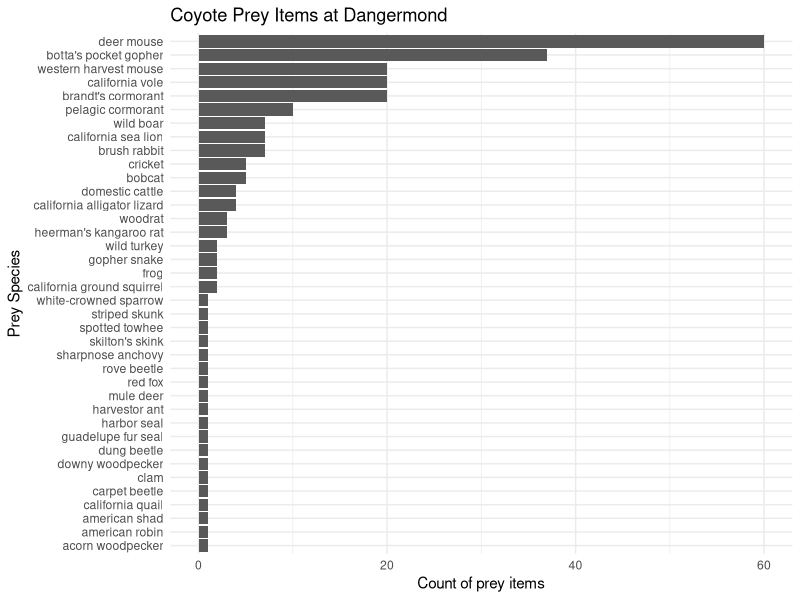
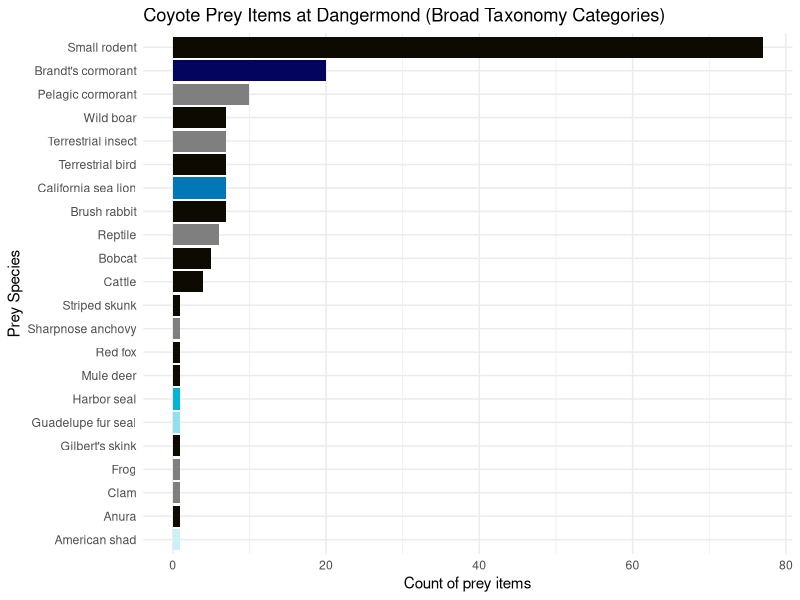
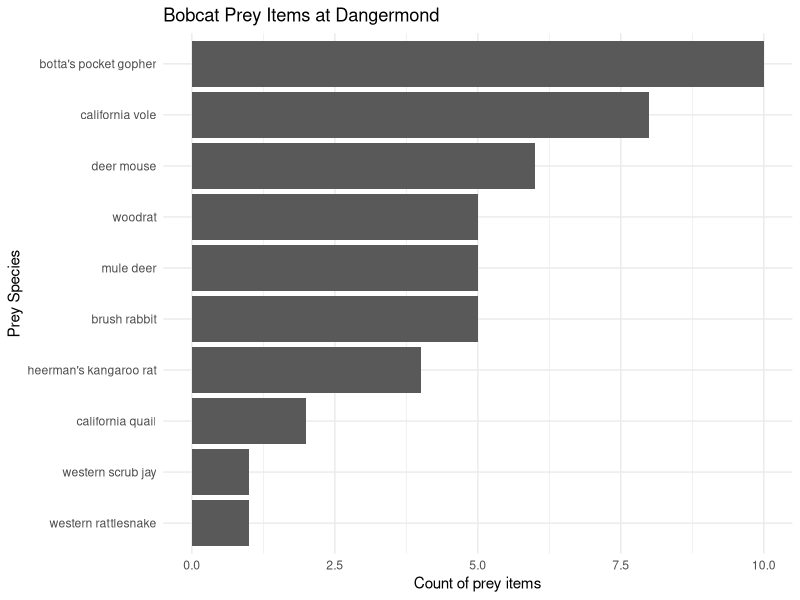
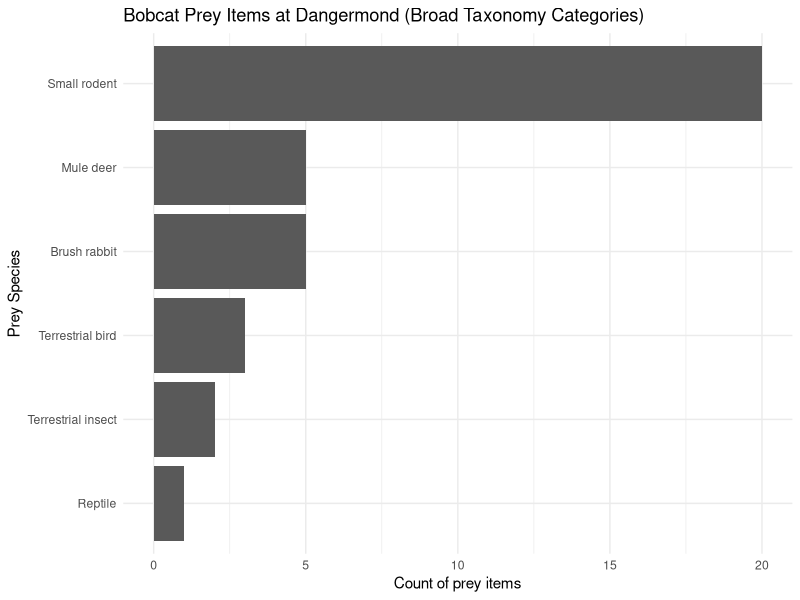
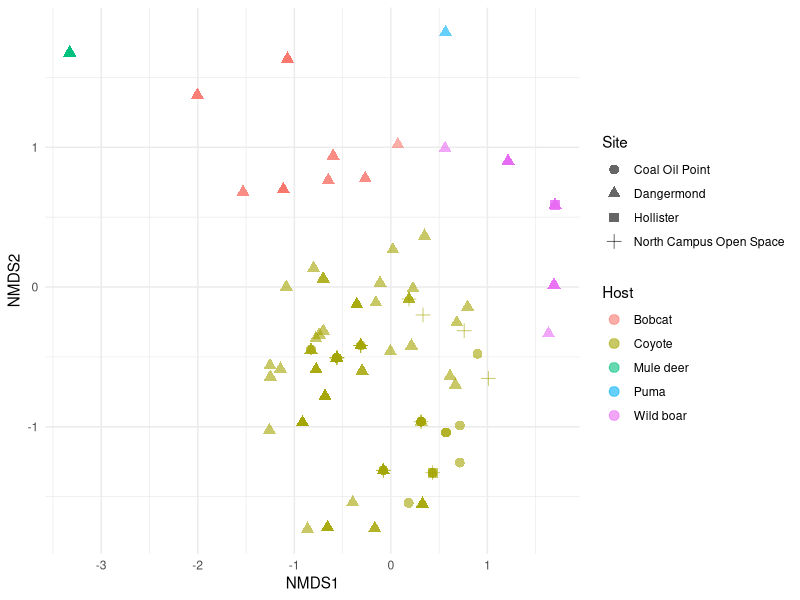
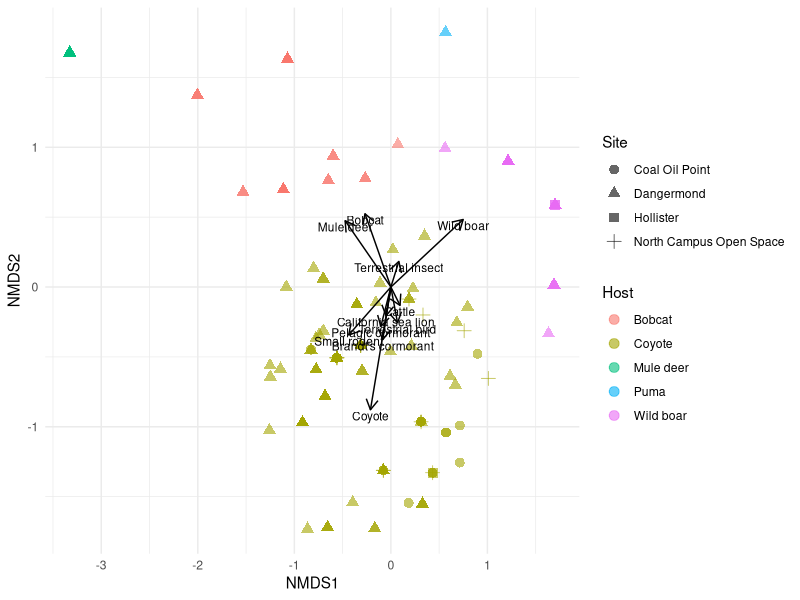
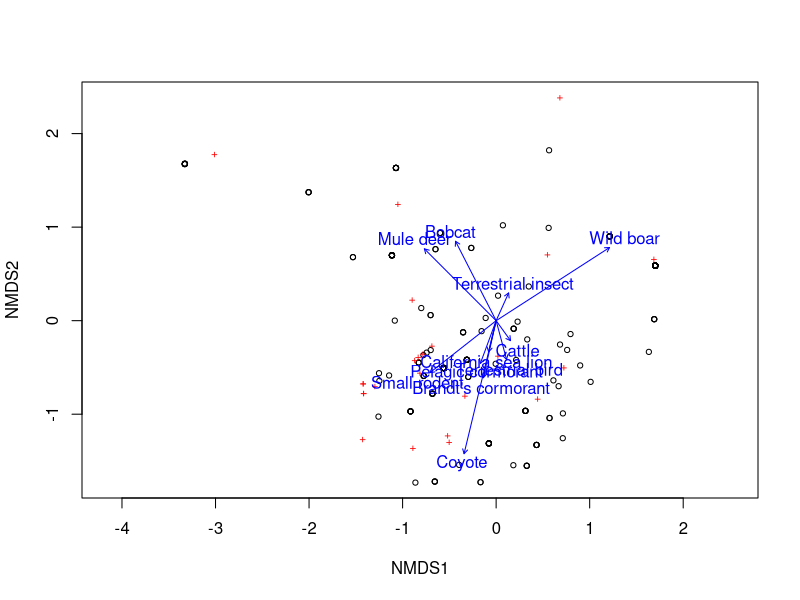
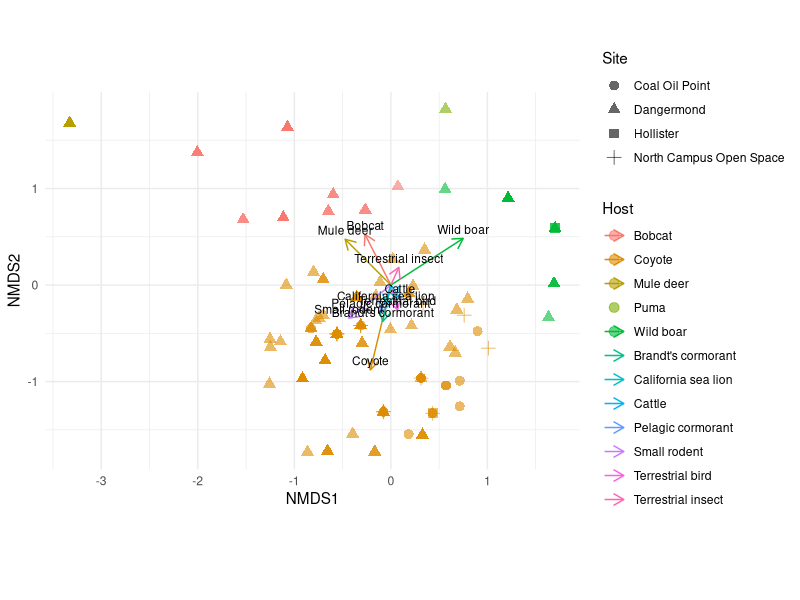

The R source for these figures, in order:

# ~~~~~~~~~~~~~~~~~~~~~~~~~~~~~~~~~~~~~~~~~~~~~~~~~~~~~~~~~~~~~~~~~~~~~~~~~
# ------------ Diet data reformatting for multivariate analysis -----------
# ~~~~~~~~~~~~~~~~~~~~~~~~~~~~~~~~~~~~~~~~~~~~~~~~~~~~~~~~~~~~~~~~~~~~~~~~~

# ~~~~~~~~~~~~~~~~~~~~~~~~~~~~~~~~~~~~~~~~~~~~~~~~~~~~~~~~~~~~~~~~~~~~~~~~~
# ------------------------------- 1. Set up ------------------------------- 
# ~~~~~~~~~~~~~~~~~~~~~~~~~~~~~~~~~~~~~~~~~~~~~~~~~~~~~~~~~~~~~~~~~~~~~~~~~

library(tidyverse)
library(here)
library(vegan) # package for multivariate stuff

# replace with correct folders
gav_coords <- read_csv(here("metabarcoding_scripts_GL", "outputs", "gaviota_with_coordinates.csv"))

# 244 total samples

# ~~~~~~~~~~~~~~~~~~~~~~~~~~~~~~~~~~~~~~~~~~~~~~~~~~~~~~~~~~~~~~~~~~~~~~~~~
# ----------------- 2. finding samples with only host DNA -----------------
# ~~~~~~~~~~~~~~~~~~~~~~~~~~~~~~~~~~~~~~~~~~~~~~~~~~~~~~~~~~~~~~~~~~~~~~~~~

# 162 samples with only the hosts detected (no species other than hosts)

# samples with only host detection
only_hosts <- gav_coords |>
  select(ScatID, host) |> 
  # group by sample
  group_by(ScatID) |> 
  # create a new column called only_host_detection
  # if the sample included any prey items, put "no" (as in, not an "only host" sample)
  # otherwise, put "yes" (as in, yes this is a sample with only host DNA)
  mutate(only_host_detection = case_when(
    any(host == "no") ~ "no",
    TRUE ~ "yes"
  )) |> 
  # filter to only include samples that only had host DNA
  filter(only_host_detection == "yes")

# D.07.24.23.B2: bobcat and wild boar but guess was bobcat?

# ~~~~~~~~~~~~~~~~~~~~~~~~~~~~~~~~~~~~~~~~~~~~~~~~~~~~~~~~~~~~~~~~~~~~~~~~~
# ------------------- 3. creating a metadata data frame -------------------
# ~~~~~~~~~~~~~~~~~~~~~~~~~~~~~~~~~~~~~~~~~~~~~~~~~~~~~~~~~~~~~~~~~~~~~~~~~

# This contains all the information for each sample:ScatID, (new) host, and site

# creating a "metadata" data frame
sample_metadata <- gav_coords |> 
  select(ScatID, host, site) |> 
  # group by sample ID
  group_by(ScatID) |> 
  # create a column called new_host
  # within a sample, if any predator shows up, then fill in the predator as the host
  # if no predators show up, then fill in "no host assigned"
  mutate(new_host = case_when(
    any(host == "Coyote") ~ "Coyote",
    any(host == "Wild boar") ~ "Wild boar",
    any(host == "Bobcat") ~ "Bobcat",
    any(host == "Mule deer") ~ "Mule deer",
    any(host == "Puma") ~ "Puma",
    any(host == "no") ~ "no host assigned"
  )) |> 
  # making sure new_host is a factor and releveling the factors
  mutate(new_host = as_factor(new_host)) |> 
  mutate(new_host = fct_relevel(new_host, 
                                "Bobcat", "Coyote", "Mule deer", "Puma", 
                                "Wild boar", "no host assigned")) |> 
  # selecting unique combinations of ScatID, new_host, and site
  select(ScatID, new_host, site) |> 
  unique() |> 
  # add a new column called type
  # if ScatID is in the only_hosts data frame, then fill in "only host ID" because that sample only includes host DNA
  # if not, then fill in "host and prey" because that sample includes host and prey DNA
  mutate(type = case_when(
    ScatID %in% only_hosts$ScatID ~ "only host ID",
    TRUE ~ "host and prey"
    )) |> 
#filtering out weird samples - super far out in the NMDS
  filter(!(ScatID %in% c("D.07.11.23.F1", # wild turkey only
                       "C.08.17.23.C1", # grey fox only
                       "D.06.28.23.C8", # american badger only
                       #"D.07.11.23.C9", # puma only
                       "D.07.13.23.F2", # striped skunk only
                       "D.00.00.22.H5", #cow only
                       'D.00.00.22.H9',#cow only
                       "D.07.24.23.H1",#cow only
                       "D.04.14.22.H2",#cow only
                       "D.04.14.22.H1"#cow only
                       ))) 


# ~~~~~~~~~~~~~~~~~~~~~~~~~~~~~~~~~~~~~~~~~~~~~~~~~~~~~~~~~~~~~~~~~~~~~~~~~
# ----------------- 4. creating a wide format data frame ------------------
# ~~~~~~~~~~~~~~~~~~~~~~~~~~~~~~~~~~~~~~~~~~~~~~~~~~~~~~~~~~~~~~~~~~~~~~~~~

# The typical format for community analysis is to have samples as rows, and
# species as columns. This data frame has samples as rows, species as columns,
# and the values are 1/0 for species presence/absence.

# samples_wide_basic just has ScatID and counts of species
samples_wide_basic <- gav_coords |> 
  filter(!(ScatID %in% c("D.07.11.23.F1", # wild turkey only
                         "C.08.17.23.C1", # grey fox only
                         "D.06.28.23.C8", # american badger only
                         #"D.07.11.23.C9", # puma only
                         "D.07.13.23.F2", # striped skunk only
                         "D.00.00.22.H5", #cow only
                         'D.00.00.22.H9',#cow only
                         "D.07.24.23.H1",#cow only
                         "D.04.14.22.H2",#cow only
                         "D.04.14.22.H1"))) |>  # striped skunk only
 
  # select columns of interest
  select(ScatID, curated_species) |> #changed from curated_species to common_name
  # only select unique combinations (sometimes species are detected twice in a scat sample?)
  unique() |> 
  # create a column for occurrence (presence or absence)
  mutate(occurrence = 1) |> 
  # make the data frame wider
  pivot_wider(names_from = curated_species, #changed from curated_species to common_name
              values_from = occurrence) |> 
  # replace all missing values with 0 (no detection of that species in that scat sample)
  mutate(across(where(is.numeric), ~replace_na(., 0))) |> 
  filter(ScatID %in% sample_metadata$ScatID) |> 
  column_to_rownames("ScatID") 

prey_count <- gav_coords |> 
  filter(!(ScatID %in% c("D.07.11.23.F1", # wild turkey only
                         "C.08.17.23.C1", # grey fox only
                         "D.06.28.23.C8", # american badger only
                       #  "D.07.11.23.C9", # puma only
                         "D.07.13.23.F2"))) |>  # striped skunk only
  # select columns of interest
  select(ScatID, curated_species, common_name, order, family, genus, species) |> #changed from curated_species to common_name
  # only select unique combinations (sometimes species are detected twice in a scat sample?)
  unique() |> 
  # create a column for occurrence (presence or absence)
 #  mutate(occurrence = 1) |> 
  # double check host column in gav_coords
  # if the host column is ok in gav_coords, then you don't need to do this left_join (so just take it out)
  left_join(sample_metadata,
            by = "ScatID") |> 
  mutate(new_host = case_when(
    ScatID == "D.00.00.22.H2" ~ "Bobcat",
    TRUE ~ new_host
  ))

# |> 
#   group_by(new_host) |> 
#   summarise(n_common_name = n_distinct(common_name)),
#             n_species = sum())

# prey_count <- gav_coords |> 
#   filter(!(ScatID %in% c("D.07.11.23.F1",  # wild turkey only
#                          "C.08.17.23.C1",  # grey fox only
#                          "D.06.28.23.C8",  # american badger only
#                          # "D.07.11.23.C9",  # puma only
#                          "D.07.13.23.F2"))) |>  # striped skunk only
#   select(ScatID, common_name, order, family, genus, species) |> 
#   distinct(ScatID, common_name, .keep_all = TRUE) |>  # keep one of each prey per scat
#   left_join(sample_metadata, by = "ScatID") |> 
#   group_by(new_host) |> 
#   summarise(n_common_name = n_distinct(common_name), .groups = "drop")


coyote_common_name <- prey_count |> 
  filter(new_host == 'Coyote') |> 
  select(common_name) |> 
  filter(common_name != "coyote") |> 
  drop_na() |> 
  #nrow()
  unique() |> 
  nrow()
coyote_common_name

coyote_order <- prey_count |> 
  filter(new_host == 'Coyote') |> 
  filter(common_name != "coyote") |>
  select(order) |> 
  drop_na() |> 
  unique() |> 
  nrow()
coyote_order

coyote_fam <- prey_count |> 
  filter(new_host == 'Coyote') |> 
  filter(common_name != "coyote") |>
  select(family) |> 
  drop_na() |> 
  unique() |> 
  nrow()
coyote_fam

coyote_genus <- prey_count |> 
  filter(new_host == 'Coyote') |> 
  filter(common_name != "coyote") |>
  select(genus) |> 
  drop_na() |> 
  unique() |> 
  nrow()
coyote_genus

coyote_species <- prey_count |> 
  filter(new_host == 'Coyote') |> 
  filter(common_name != "coyote") |>
  select(species) |> 
  drop_na() |> 
  unique() |> 
  nrow()
coyote_species

#bobcat
bobcat_common_name <- prey_count |> 
  filter(new_host == 'Bobcat') |> 
  select(common_name) |> 
  filter(common_name != "bobcat") |> 
  drop_na() |> 
  #nrow()
  unique() |> 
  nrow()
bobcat_common_name

bobcat_order <- prey_count |> 
  filter(new_host == 'Bobcat') |> 
  filter(common_name != "bobcat") |> 
  select(order) |> 
  drop_na() |> 
  #nrow()
  unique() |> 
  nrow()
bobcat_order

bobcat_fam <- prey_count |> 
  filter(new_host == 'Bobcat') |> 
  filter(common_name != "bobcat") |> 
  select(family) |> 
  drop_na() |> 
  #nrow()
  unique() |> 
  nrow()
bobcat_fam

bobcat_genus <- prey_count |> 
  filter(new_host == 'Bobcat') |> 
  filter(common_name != "bobcat") |> 
  select(genus) |> 
  drop_na() |> 
  #nrow()
  unique() |> 
  nrow()
bobcat_genus

bobcat_species <- prey_count |> 
  filter(new_host == 'Bobcat') |> 
  filter(common_name != "bobcat") |> 
  select(species) |> 
  drop_na() |> 
  #nrow()
  unique() |> 
  nrow()
bobcat_species

#wild boar
boar_common_name <- prey_count |> 
  filter(new_host == 'Wild boar') |> 
  filter(common_name != "wild boar") |> 
  select(common_name) |> 
  drop_na() |> 
  #nrow()
  unique() |> 
  nrow()
boar_common_name

boar_order <- prey_count |> 
  filter(new_host == 'Wild boar') |> 
  filter(common_name != "wild boar") |> 
  select(order) |> 
  drop_na() |> 
  #nrow()
  unique() |> 
  nrow()
boar_order

boar_fam <- prey_count |> 
  filter(new_host == 'Wild boar') |> 
  filter(common_name != "wild boar") |> 
  select(family) |>
  drop_na() |> 
  #nrow()
  unique() |> 
  nrow()
boar_fam

boar_genus <- prey_count |> 
  filter(new_host == 'Wild boar') |> 
  filter(common_name != "wild boar") |> 
  select(genus) |> 
  drop_na() |> 
  #nrow()
  unique() |> 
  nrow()
boar_genus

boar_species <- prey_count |> 
  filter(new_host == 'Wild boar') |> 
  filter(common_name != "wild boar") |> 
  select(species) |> 
  drop_na() |> 
  #nrow()
  unique() |> 
  nrow()
boar_species










prey_count_genus <- gav_coords |> 
  filter(!(ScatID %in% c("D.07.11.23.F1", # wild turkey only
                         "C.08.17.23.C1", # grey fox only
                         "D.06.28.23.C8", # american badger only
                        # "D.07.11.23.C9", # puma only
                         "D.07.13.23.F2"))) |>  # striped skunk only
  # select columns of interest
  select(ScatID, genus) |> #changed from curated_species to common_name
  # only select unique combinations (sometimes species are detected twice in a scat sample?)
  unique() |> 
  # create a column for occurrence (presence or absence)
  #  mutate(occurrence = 1) |> 
  # double check host column in gav_coords
  # if the host column is ok in gav_coords, then you don't need to do this left_join (so just take it out)
  left_join(sample_metadata,
            by = "ScatID") |> 
  group_by(new_host) |> 
  count(genus) 

bobcat_genus <- prey_count_genus |> 
  filter(new_host == 'Bobcat') |> 
  nrow()

coyote_genus <- prey_count_genus |> 
  filter(new_host == 'Coyote') |> 
  nrow()

pig_genus <- prey_count_genus |> 
  filter(new_host == 'Wild boar') |> 
  nrow()

prey_count_family <- gav_coords |> 
  filter(!(ScatID %in% c("D.07.11.23.F1", # wild turkey only
                         "C.08.17.23.C1", # grey fox only
                         "D.06.28.23.C8", # american badger only
                         #"D.07.11.23.C9", # puma only
                         "D.07.13.23.F2"))) |>  # striped skunk only
  # select columns of interest
  select(ScatID, family) |> #changed from curated_species to common_name
  # only select unique combinations (sometimes species are detected twice in a scat sample?)
  unique() |> 
  # create a column for occurrence (presence or absence)
  #  mutate(occurrence = 1) |> 
  # double check host column in gav_coords
  # if the host column is ok in gav_coords, then you don't need to do this left_join (so just take it out)
  left_join(sample_metadata,
            by = "ScatID") |> 
  group_by(new_host) |> 
  count(family) 

prey_count_family |> 
  filter(new_host == 'Coyote') |> 
  nrow()

#Dangermond species counts (prey and predator) by common name
dangermond_prey_count_common_name <- gav_coords |> 
  filter(site == "Dangermond") |> 
  # select columns of interest
  select(ScatID, common_name) |> #change for diff taxa
  # only select unique combinations (sometimes species are detected twice in a scat sample?)
  unique() |> 
  # create a column for occurrence (presence or absence)
  #  mutate(occurrence = 1) |> 
  # double check host column in gav_coords
  # if the host column is ok in gav_coords, then you don't need to do this left_join (so just take it out)
  left_join(sample_metadata,
            by = "ScatID") |> 
  group_by(new_host) |> 
  count(common_name) #change for diff taxa

#Dangermond species counts (prey and predator) by broadtax
dangermond_prey_count_broadtax <- gav_coords |> 
  filter(site == "Dangermond") |> 
  # select columns of interest
  select(ScatID, broadtax) |> #change for diff taxa
  # only select unique combinations (sometimes species are detected twice in a scat sample?)
  unique() |> 
  # create a column for occurrence (presence or absence)
  #  mutate(occurrence = 1) |> 
  # double check host column in gav_coords
  # if the host column is ok in gav_coords, then you don't need to do this left_join (so just take it out)
  left_join(sample_metadata,
            by = "ScatID") |> 
  group_by(new_host) |> 
  count(broadtax) #change for diff taxa



cop_ncos_prey_count <- gav_coords |> 
  filter(site %in% c("Coal Oil Point", "North Campus Open Space"))|>
  # select columns of interest
  select(ScatID, curated_species) |> #changed from curated_species to common_name
  # only select unique combinations (sometimes species are detected twice in a scat sample?)
  unique() |> 
  # create a column for occurrence (presence or absence)
  #  mutate(occurrence = 1) |> 
  # double check host column in gav_coords
  # if the host column is ok in gav_coords, then you don't need to do this left_join (so just take it out)
  left_join(sample_metadata,
            by = "ScatID") |> 
  group_by(new_host) |> 
  count(curated_species) 


#Dangermond coyote plot by common name
dangermond_coyote_prey_count_common_name <- dangermond_prey_count_common_name |> 
  filter(new_host == "Coyote") |> 
  filter(common_name != "coyote") |> #change for diff taxa
  ggplot(aes(y = reorder(common_name, n), #change for diff taxa
             x = n)) +
  geom_col() +
  theme_minimal() +
  labs(x = "Count of prey items",
       y = "Prey Species",
       title = "Coyote Prey Items at Dangermond")
dangermond_coyote_prey_count_common_name

#make prey levels for colors for plot
prey_levels = c("Small rodent",
                "Brandt's cormorant",
                "California sea lion",
                "Brush rabbit",
                "Terrestrial bird",
                "Cattle",
                "Wild boar",
                "Bobcat",
                "Striped skunk",
                "Red fox",
                "Mule deer",
                "Harbor seal",
                "Guadelupe fur seal",
                "Gilbert's skink",
                "Anura",
                "American shad")

# make colors. this is in order of dangermond_coyote_prey_count_broadtax species
colors = c("#0d0a01", "#03045e", "#0077b6", "#0d0a01", "#0d0a01", "#0d0a01", "#0d0a01", "#0d0a01", "#0d0a01", "#0d0a01", "#0d0a01", "#00b4d8", "#90e0ef", "#0d0a01", "#0d0a01", "#caf0f8")

# assign names to colors
names(colors) <- prey_levels

#Dangermond coyote plot by broadtax
dangermond_coyote_prey_count_broadtax <- dangermond_prey_count_broadtax |> 
  filter(new_host == "Coyote") |> 
  filter(broadtax != "Coyote") |> #change for diff taxa
  ggplot(aes(y = reorder(broadtax, n), #change for diff taxa
             x = n,
             fill = broadtax)) +
  geom_col() +
  theme_minimal() +
  labs(x = "Count of prey items",
       y = "Prey Species",
       title = "Coyote Prey Items at Dangermond (Broad Taxonomy Categories)") +
  scale_fill_manual(values = colors) +
  theme(legend.position = "none")
dangermond_coyote_prey_count_broadtax

#Dangermond bobcat plot by common name
dangermond_bobcat_prey_count_common_name <- dangermond_prey_count_common_name |> 
  filter(new_host == "Bobcat") |> 
  filter(common_name != "bobcat") |> #change for diff taxa
  ggplot(aes(y = reorder(common_name, n), #change for diff taxa
             x = n)) +
  geom_col() +
  theme_minimal() +
  labs(x = "Count of prey items",
       y = "Prey Species",
       title = "Bobcat Prey Items at Dangermond")
dangermond_bobcat_prey_count_common_name

#Dangermond bobcat plot by broadtax
dangermond_bobcat_prey_count_broadtax <- dangermond_prey_count_broadtax |> 
  filter(new_host == "Bobcat") |> 
  filter(broadtax != "Bobcat") |> #change for diff taxa
  ggplot(aes(y = reorder(broadtax, n), #change for diff taxa
             x = n)) +
  geom_col() +
  theme_minimal() +
  labs(x = "Count of prey items",
       y = "Prey Species",
       title = "Bobcat Prey Items at Dangermond (Broad Taxonomy Categories)")
dangermond_bobcat_prey_count_broadtax

#samples_wide has ScatID, LabID, site, lat, lon, and counts of species in wide format
samples_wide_curated_species <- gav_coords |> 
  # select columns of interest
  select(ScatID, curated_species) |> #changed from curated_species to common_name, removed host and LabID variable from select
  # only select unique combinations (sometimes species are detected twice in a scat sample?)
  unique() |> 
  # create a column for occurrence (presence or absence)
  mutate(occurrence = 1) |> 
  # make the data frame wider
  pivot_wider(names_from = curated_species, #changed from curated_species to common_name
              values_from = occurrence) |> 
  # replace all missing values with 0 (no detection of that species in that scat sample)
  mutate(across(where(is.numeric), ~replace_na(., 0))) |> 
  filter(ScatID %in% sample_metadata$ScatID) |> 
  column_to_rownames("ScatID")


#samples_wide has ScatID, LabID, site, lat, lon, and counts of species in wide format
samples_wide_common_name <- gav_coords |> 
  # select columns of interest
  select(ScatID, common_name) |> #changed from curated_species to common_name, removed host and LabID variable from select
  # only select unique combinations (sometimes species are detected twice in a scat sample?)
  unique() |> 
  # create a column for occurrence (presence or absence)
  mutate(occurrence = 1) |> 
  # make the data frame wider
  pivot_wider(names_from = common_name, #changed from curated_species to common_name
              values_from = occurrence) |> 
  # replace all missing values with 0 (no detection of that species in that scat sample)
  mutate(across(where(is.numeric), ~replace_na(., 0))) |> 
  filter(ScatID %in% sample_metadata$ScatID) |> 
  column_to_rownames("ScatID")

#samples_wide has ScatID, LabID, site, lat, lon, and counts of species in wide format
samples_wide_broadtax <- gav_coords |> 
  # select columns of interest
  select(ScatID, broadtax) |> #changed from curated_species to common_name, removed host and LabID variable from select
  # only select unique combinations (sometimes species are detected twice in a scat sample?)
  unique() |> 
  # create a column for occurrence (presence or absence)
  mutate(occurrence = 1) |> 
  # make the data frame wider
  pivot_wider(names_from = broadtax, #changed from curated_species to common_name
              values_from = occurrence) |> 
  # replace all missing values with 0 (no detection of that species in that scat sample)
  mutate(across(where(is.numeric), ~replace_na(., 0))) |> 
  filter(ScatID %in% sample_metadata$ScatID) |> 
  column_to_rownames("ScatID")

whattt <- unique(gav_coords$host)






# finding duplicates
# these are scat samples with a prey species detected more than once
# for example: D.06.14.23.B1 has two rows for Peromyscus
dupes <- gav_coords |> 
  select(ScatID, curated_species) |>
  group_by_all() |>
  filter(n() > 1) |>
  ungroup()
# from here: https://www.spsanderson.com/steveondata/posts/2023-07-18/index.html

# how many prey items does each scat sample have in it?
row_totals <- samples_wide_broadtax |> 
  mutate(total = rowSums(across(where(is.numeric)))) |> 
  select(total)

# ~~~~~~~~~~~~~~~~~~~~~~~~~~~~~~~~~~~~~~~~~~~~~~~~~~~~~~~~~~~~~~~~~~~~~~~~~
# -------------------- 5. basic multivariate analysis ---------------------
# ~~~~~~~~~~~~~~~~~~~~~~~~~~~~~~~~~~~~~~~~~~~~~~~~~~~~~~~~~~~~~~~~~~~~~~~~~

# making a distance matrix based on Jaccard dissimilarity (presence absence)
diet_jaccard <- vegdist(samples_wide_broadtax,
                        method = "jaccard")

# NMDS
diet_nmds <- metaMDS(samples_wide_broadtax,
                     distance = "jaccard")

# taking the NMDS coordinates and joining with metadata data frame
diet_scores <- scores(diet_nmds, display = "sites") |> 
  as_tibble(rownames = "ScatID") |> 
  left_join(sample_metadata, by = "ScatID")

# plot
ggplot(data = diet_scores,
       aes(x = NMDS1,
           y = NMDS2,
           color = new_host,
           shape = site)) +
  geom_point(size = 3,
             alpha = 0.6) +
  theme_minimal() +
  labs(color = "Host",
       shape = "Site")

#####
# trial with gpt code
# 1. Run envfit using the original wide-format presence/absence matrix
# (same used in metaMDS)
diet_fit <- envfit(diet_nmds, samples_wide_broadtax, permutations = 999)

# 2. Extract vectors for significant prey items
vectors <- as.data.frame(diet_fit$vectors$arrows * sqrt(diet_fit$vectors$r))  # scale by fit
vectors$Prey <- rownames(vectors)
vectors$pval <- diet_fit$vectors$pvals
vectors <- vectors |> 
  filter(pval <= 0.05)  # only keep significant vectors (optional)

# 3. Plot with arrows
ggplot() +
  geom_point(data = diet_scores,
             aes(x = NMDS1, y = NMDS2, color = new_host, shape = site),
             size = 3, alpha = 0.6) +
  geom_segment(data = vectors,
               aes(x = 0, y = 0, xend = NMDS1, yend = NMDS2),
               arrow = arrow(length = unit(0.3, "cm")),
               color = "black") +
  geom_text(data = vectors,
            aes(x = NMDS1, y = NMDS2, label = Prey),
            color = "black",
            size = 3,
            vjust = 1.2) +
  theme_minimal() +
  labs(color = "Host", shape = "Site")


#####




# plot nmds with arrows
plot(diet_nmds)
fit <- envfit(diet_nmds, env = samples_wide_broadtax, permutations = 999)
plot(fit, p.max = 0.05, col = "blue")



# does diet differ by host? -- permutational anova, diet composition
adonis2(samples_wide_broadtax ~ new_host,
        data = sample_metadata)

# calculating dispersions -- from center to edge of observations
dispersions <- betadisper(d = diet_jaccard, # uses the distance object
                          group = sample_metadata$new_host)

# checking that dispersions are equal (they are not)
permutest(dispersions)


### export samples_wide_broadtax as csv to do analyses on.
gaviota_pres_abs_broadtax <- samples_wide_broadtax |> 
  tibble::rownames_to_column(var = "SampleID")

gaviota_pres_abs_common_name <- samples_wide_common_name |> 
  tibble::rownames_to_column(var = "SampleID")

gaviota_pres_abs_curated_species <- samples_wide_curated_species |> 
  tibble::rownames_to_column(var = "SampleID")

# make gaviota_pres_abs_broadtax a .csv to use in 4_proportions for Q1  
write_csv(gaviota_pres_abs_broadtax, file = here("metabarcoding_scripts_GL", "outputs", "gaviota_pres_abs_broadtax.csv"))

# make samples_wide_common_name a .csv to use in 4_proportions for Q1  
write_csv(gaviota_pres_abs_common_name, file = here("metabarcoding_scripts_GL", "outputs", "gaviota_pres_abs_common_name.csv"))

# make samples_wide_curated_species a .csv to use in 4_proportions for Q1  
write_csv(gaviota_pres_abs_curated_species, file = here("metabarcoding_scripts_GL", "outputs", "gaviota_pres_abs_curated_species.csv"))

# make prey_count a .csv to use in 4_proportions for Q2
write_csv(prey_count, file = here("metabarcoding_scripts_GL", "outputs", "prey_count.csv"))


# ~~~~~~~~~~~~~~~~~~~~~~~~~~~~~~~~~~~~~~~~~~~~~~~~~~~~~~~~~~~~~~~~~~~~~~~~~
# -------------------- 5. Data Viz ---------------------
# ~~~~~~~~~~~~~~~~~~~~~~~~~~~~~~~~~~~~~~~~~~~~~~~~~~~~~~~~~~~~~~~~~~~~~~~~~

#diet_counts <- samples_wide |> 
  #group_by()


# ~~~~~~~~~~~~~~~~~~~~~~~~~~~~~~~~~~~~~~~~~~~~~~~~~~~~~~~~~~~~~~~~~~~~~~~~~
# -------------------- 7. Prey combinations ---------------------
# ~~~~~~~~~~~~~~~~~~~~~~~~~~~~~~~~~~~~~~~~~~~~~~~~~~~~~~~~~~~~~~~~~~~~~~~~~ 



# all unique prey combinations
combo_counts <- samples_wide_broadtax |>
  dplyr::count(across(everything()))

# Store prey column names
prey_cols <- colnames(samples_wide_broadtax)

# Create summary of unique prey combinations
prey_summary <- samples_wide_broadtax |>
  rowwise() |>
  mutate(prey_combo = paste(prey_cols[which(c_across(all_of(prey_cols)) == 1)], collapse = ", ")) |>
  ungroup() |>
  count(prey_combo, name = "n_samples") |>
  arrange(desc(n_samples))



# ~~~~~~~~~~~~~~~~~~~~~~~~~~~~~~~~~~~~~~~~~~~~~~~~~~~~~~~~~~~~~~~~~~~~~~~~~
# Using prey_counts (and site specific ones) to answer Q2
# ~~~~~~~~~~~~~~~~~~~~~~~~~~~~~~~~~~~~~~~~~~~~~~~~~~~~~~~~~~~~~~~~~~~~~~~~~ 

prey_counts <- gav_coords %>%
  group_by(host, common_name) %>%
  summarise(count = n(), .groups = "drop")


# Add proportions for each predator
# prey_proportions <- prey_count %>%
#   group_by(new_host, common_name) %>%
#   summarise(n_prey = n_distinct(common_name))
#   mutate(proportion = n() / sum(n)) %>%
#   ungroup()
# 
# prey_proportions





########## trying to make nmds plot with arrows in ggplot for question 3




# Fit environmental variables (e.g., prey taxa presence/absence)
fit <- envfit(diet_nmds, samples_wide_broadtax, permutations = 999)

#extract envfit vectors
vectors <- as.data.frame(fit$vectors$arrows * sqrt(fit$vectors$r))  # scale by r for arrow length
vectors$Variable <- rownames(vectors)

# to include only significant vectors:
vectors$pval <- fit$vectors$pvals
vectors <- subset(vectors, pval <= 0.05)

# plot with ggplot
ggplot(data = diet_scores,
       aes(x = NMDS1,
           y = NMDS2,
           color = new_host,
           shape = site)) +
  geom_point(size = 3,
             alpha = 0.6) +
  theme_minimal() +
  geom_segment(data = vectors,
               aes(x = 0, y = 0, xend = NMDS1, yend = NMDS2, color = Variable),
               arrow = arrow(length = unit(0.3, "cm")),
               inherit.aes = FALSE)  +
  geom_text(data = vectors,
            aes(x = NMDS1, y = NMDS2, label = Variable),
            inherit.aes = FALSE,
            hjust = 0.5, vjust = -0.5, size = 3)  +
  theme_minimal() +
  coord_equal() +
  labs(color = "Host", 
       shape = "Site")

#nmds plot and vectors of just coyotes

coyote_diet_scores <- diet_scores |> 
  filter(new_host == "Coyote")

# plot with ggplot
ggplot(data = coyote_diet_scores,
       aes(x = NMDS1,
           y = NMDS2,
           color = site)) +
  geom_point(size = 3,
             alpha = 0.6) +
  theme_minimal() +
  geom_segment(data = vectors,
               aes(x = 0, y = 0, xend = NMDS1, yend = NMDS2, color = Variable),
               arrow = arrow(length = unit(0.3, "cm")),
               inherit.aes = FALSE)  +
  geom_text(data = vectors,
            aes(x = NMDS1, y = NMDS2, label = Variable),
            inherit.aes = FALSE,
            hjust = 0.5, vjust = -0.5, size = 3)  +
  theme_minimal() +
  coord_equal() +
  labs(color = "Host", 
       shape = "Site")
